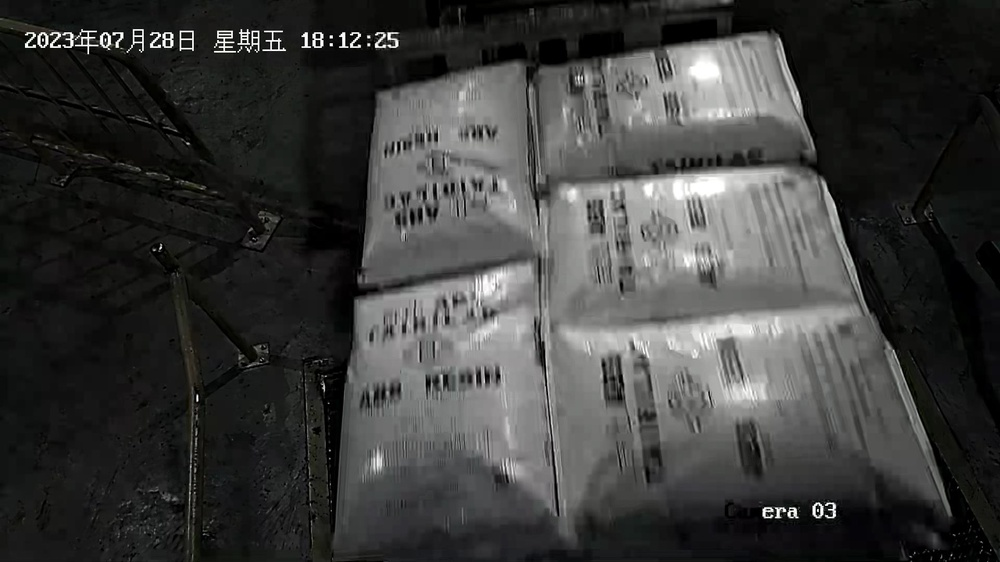
#> input picture up/input.jpg, 1000 x 562 px, shrunk from 1920 x 1080 before the run
$ python '1.上层包数的二值化.py'
#> lines starting #> are read from the running program, lines starting #| are printed output that depends on the picture; after the words box and inside, x2 and y2 are one past the last pixel; in counts of white or black regions, pixels touching at a corner belong together
import cv2
import matplotlib.pyplot as plt
import cv2
import numpy as np
from skimage import morphology
img = cv2.imread('input.jpg')
#> img is the input picture: shape (562, 1000, 3); mean B, G, R 59.1, 60.3, 60
gray = cv2.cvtColor(img, cv2.COLOR_BGR2GRAY)

ret, thresh1 = cv2.threshold(gray, 40, 255, cv2.THRESH_BINARY)
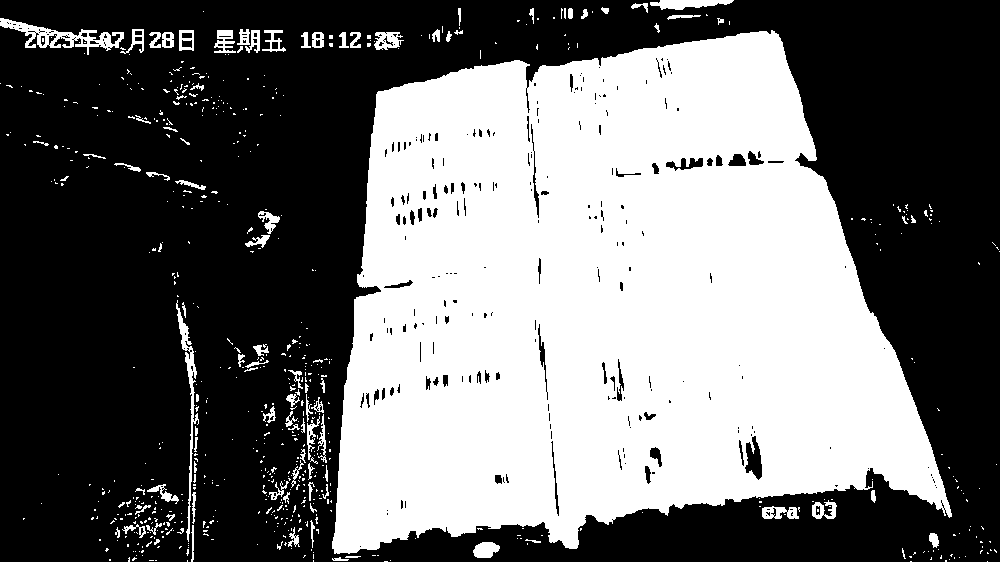
#> thresh1: shape (562, 1000); 42.9% white; 675 white regions (576 under 20 px), largest, box (x1, y1, x2, y2) and area: (332, 30, 952, 554) 228183, (0, 18, 124, 55) 1371, (176, 300, 199, 542) 928
# ret, thresh2 = cv2.threshold(gray, a, 255, cv2.THRESH_BINARY_INV)
# ret, thresh3 = cv2.threshold(gray, a, 255, cv2.THRESH_TRUNC)
ret, thresh4 = cv2.threshold(gray, 50, 255, cv2.THRESH_TOZERO)
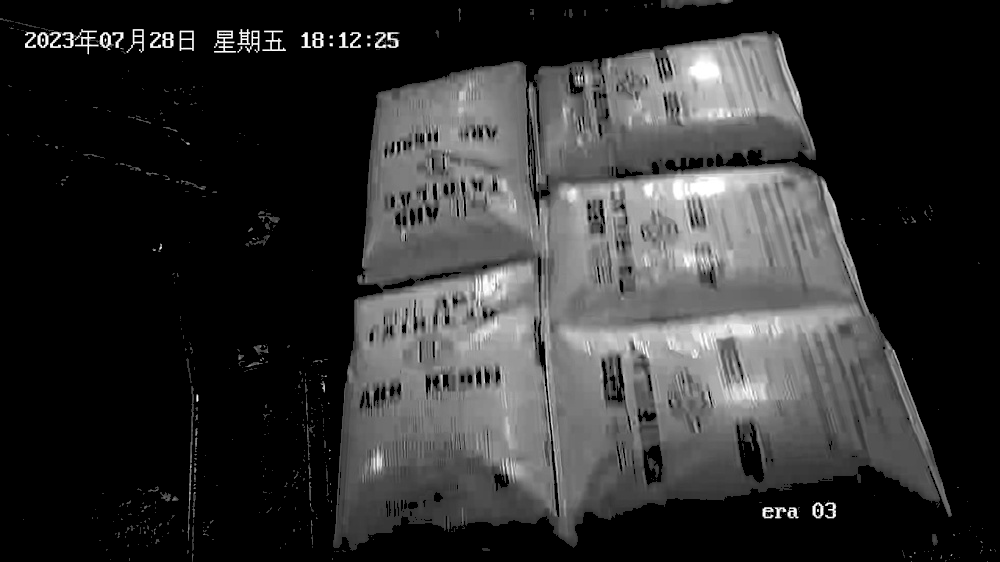
#> thresh4: shape (562, 1000); min 0, max 255, mean 48.3
# ret, thresh5 = cv2.threshold(gray, a, 255, cv2.THRESH_TOZERO_INV)
# cv2.imshow('img',thresh4)
# cv2.waitKey(0)
kernel1 = np.ones((15,15),np.uint8)
kernel2 = np.ones((35,35),np.uint8)
img_open=cv2.morphologyEx(thresh1, cv2.MORPH_OPEN, kernel1)
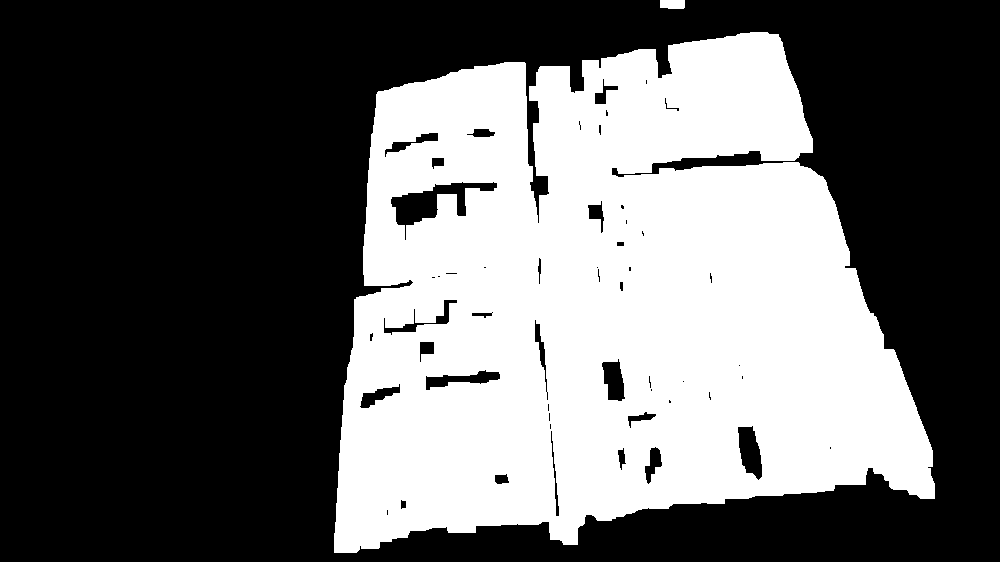
#> img_open: shape (562, 1000); 39.2% white; 2 white regions, box (x1, y1, x2, y2) and area: (334, 32, 935, 553) 220241, (660, 0, 685, 9) 216
img_close=cv2.morphologyEx(img_open, cv2.MORPH_CLOSE, kernel2)
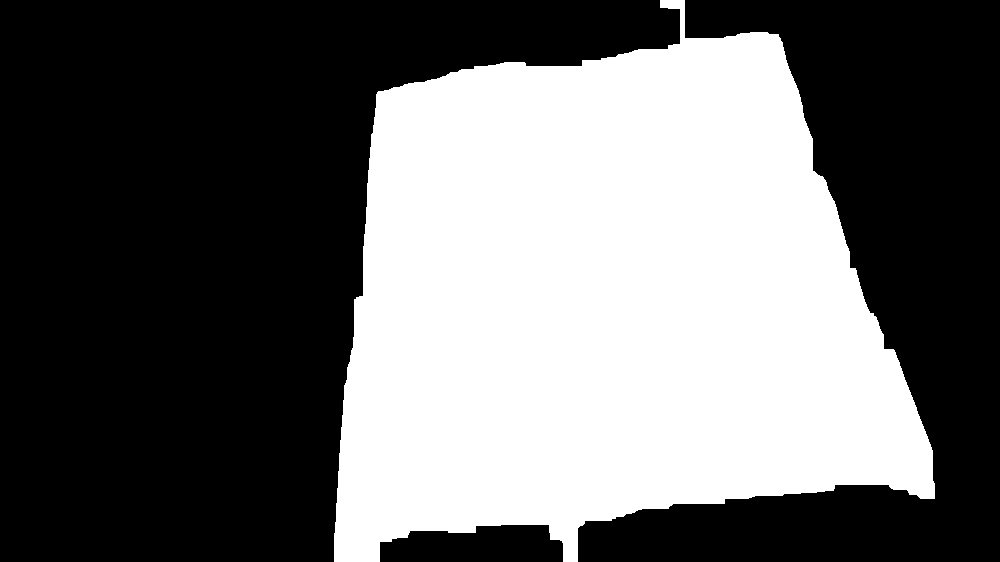
#> img_close: shape (562, 1000); 41.5% white; 1 white region, box (x1, y1, x2, y2) and area: (334, 0, 935, 562) 233047
img_close1=cv2.morphologyEx(img_close, cv2.MORPH_CLOSE, kernel2)
# ero1=cv2.erode(dil2,kernel)
# ero2=cv2.erode(ero1,kernel)
cv2.imshow('img',img)
cv2.waitKey(0)
cv2.imshow('img',thresh1)
cv2.waitKey(0)
cv2.imshow('img',img_open)
cv2.waitKey(0)
cv2.imshow('img',img_close1)
cv2.waitKey(0)

$ run again, with up/kotu.jpg copied over up/input.jpg
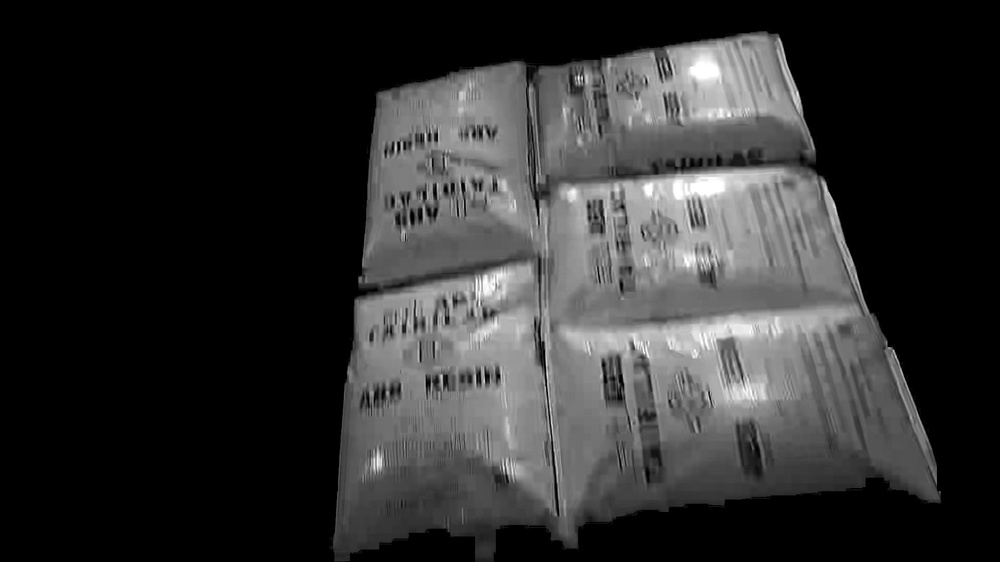
#> input picture up/kotu.jpg, 1000 x 562 px, shrunk from 1920 x 1080 before the run
#> img is the input picture: shape (562, 1000, 3); min 0, max 255, mean 47.6
#> `ret, thresh1 = cv2.threshold(gray, 40, 255, cv2.THRESH_BINARY)`:
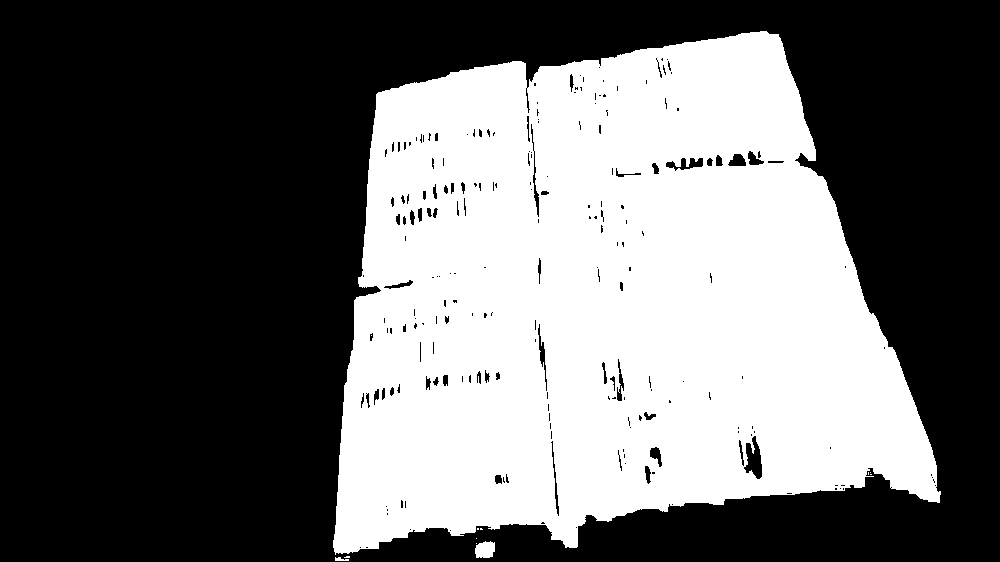
#> thresh1: shape (562, 1000); 40.5% white; 12 white regions (9 under 20 px), largest, box (x1, y1, x2, y2) and area: (333, 31, 941, 555) 227017, (475, 541, 495, 558) 282, (335, 557, 349, 561) 37
#> img_open: shape (562, 1000); 39.1% white; 1 white region, box (x1, y1, x2, y2) and area: (334, 32, 935, 553) 219797
#> `img_close=cv2.morphologyEx(img_open, cv2.MORPH_CLOSE, kernel2)`:
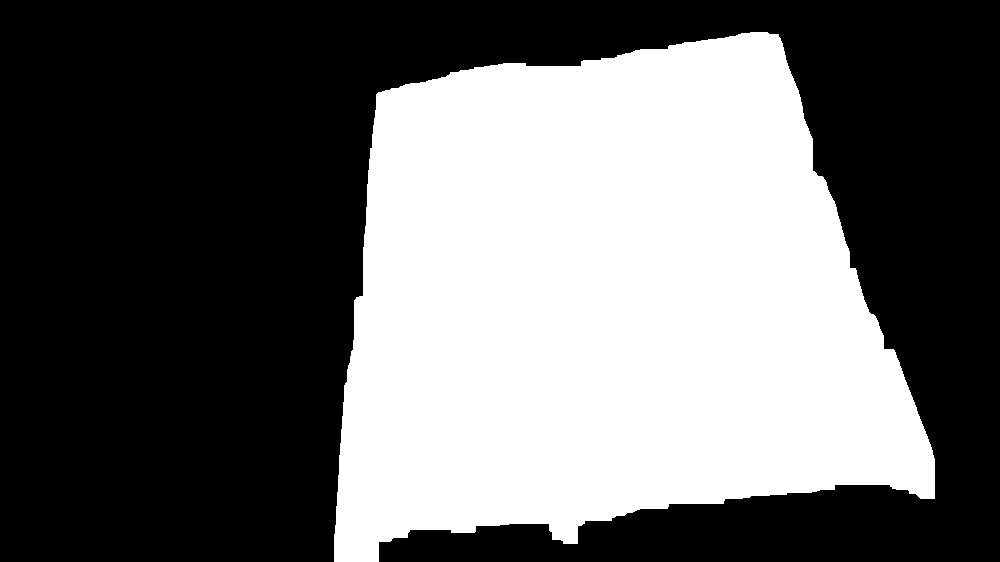
#> img_close: shape (562, 1000); 41.3% white; 1 white region, box (x1, y1, x2, y2) and area: (334, 32, 935, 562) 231905
